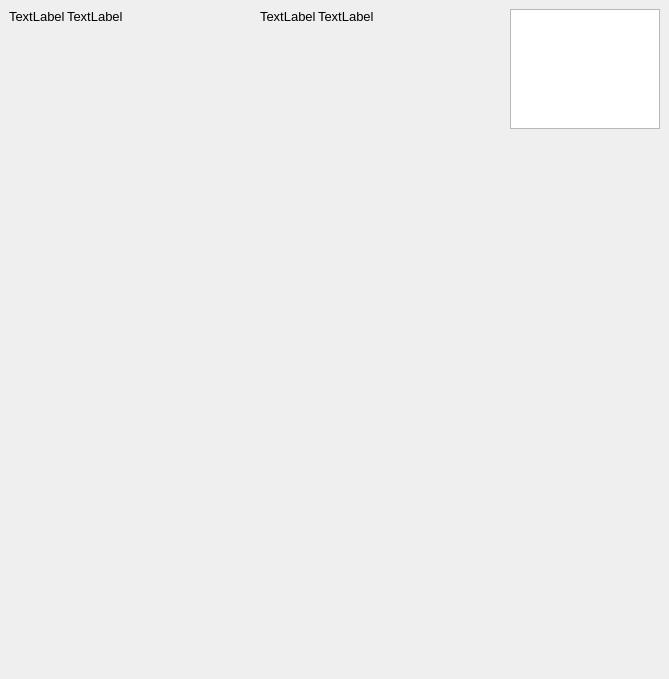
        <widget class="QWidget" name="tab_cl_general">
         <attribute name="title">
          <string>Client General Info</string>
         </attribute>
         <widget class="QWidget" name="gridLayoutWidget">
          <property name="geometry">
           <rect>
            <x>9</x>
            <y>9</y>
            <width>651</width>
            <height>661</height>
           </rect>
          </property>
          <layout class="QGridLayout" name="gridLayout_clientInfo">
           <property name="spacing">
            <number>2</number>
           </property>
           <item row="0" column="0" rowspan="2">
            <layout class="QFormLayout" name="formLayout_14">
             <item row="0" column="0">
              <widget class="QLabel" name="label_47">
               <property name="font">
                <font>
                 <pointsize>10</pointsize>
                </font>
               </property>
               <property name="text">
                <string>TextLabel</string>
               </property>
              </widget>
             </item>
             <item row="0" column="1">
              <widget class="QLabel" name="label_48">
               <property name="font">
                <font>
                 <pointsize>10</pointsize>
                </font>
               </property>
               <property name="text">
                <string>TextLabel</string>
               </property>
              </widget>
             </item>
            </layout>
           </item>
           <item row="0" column="2" rowspan="2">
            <layout class="QFormLayout" name="formLayout_15">
             <item row="0" column="0">
              <widget class="QLabel" name="label_49">
               <property name="font">
                <font>
                 <pointsize>10</pointsize>
                </font>
               </property>
               <property name="text">
                <string>TextLabel</string>
               </property>
              </widget>
             </item>
             <item row="0" column="1">
              <widget class="QLabel" name="label_50">
               <property name="font">
                <font>
                 <pointsize>10</pointsize>
                </font>
               </property>
               <property name="text">
                <string>TextLabel</string>
               </property>
              </widget>
             </item>
            </layout>
           </item>
           <item row="1" column="3">
            <layout class="QVBoxLayout" name="verticalLayout_14"/>
           </item>
           <item row="0" column="3">
            <widget class="QGraphicsView" name="graphicsView_getInfo">
             <property name="sizePolicy">
              <sizepolicy hsizetype="Minimum" vsizetype="Minimum">
               <horstretch>0</horstretch>
               <verstretch>0</verstretch>
              </sizepolicy>
             </property>
             <property name="maximumSize">
              <size>
               <width>150</width>
               <height>120</height>
              </size>
             </property>
            </widget>
           </item>
          </layout>
         </widget>
        </widget>
